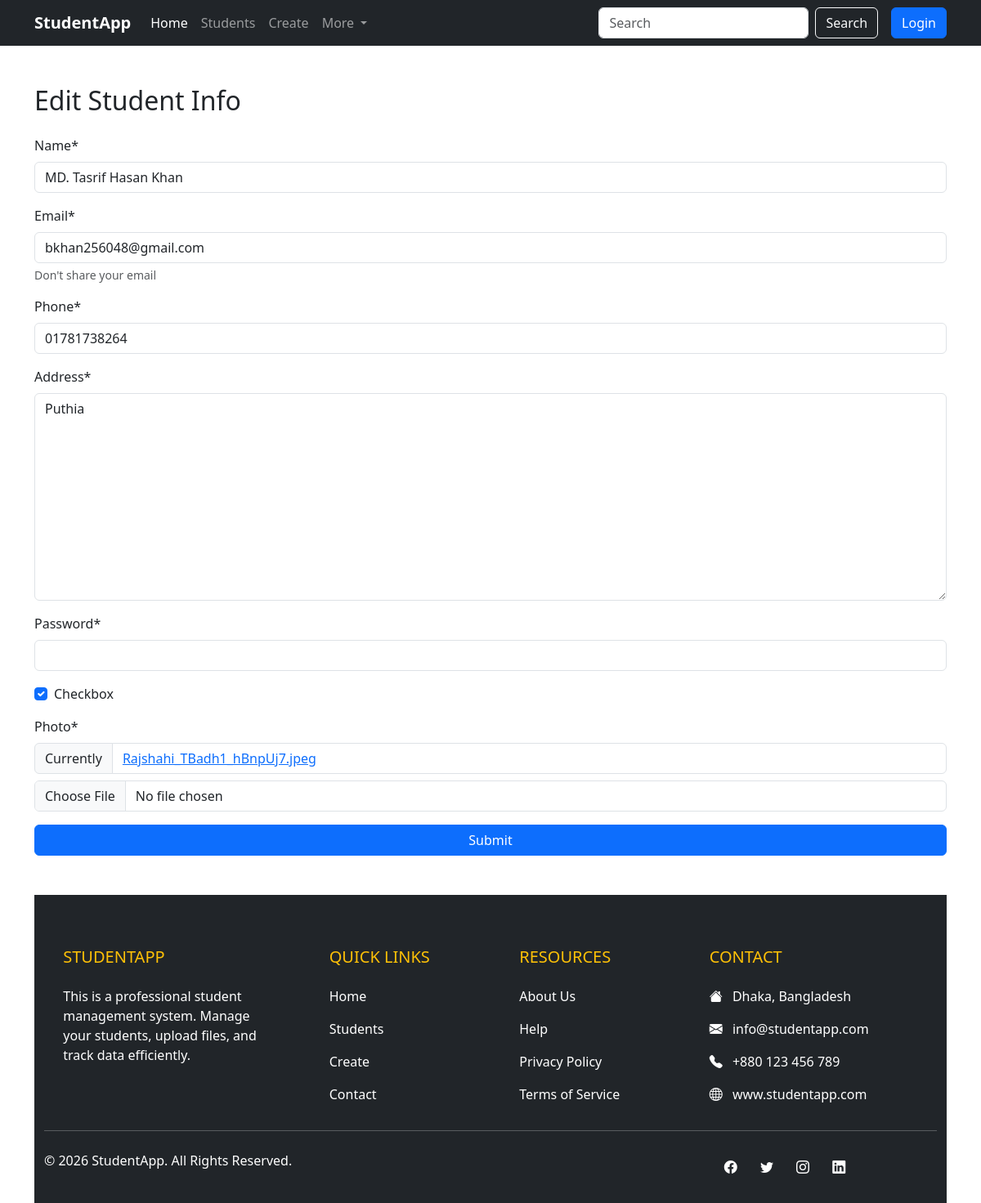
/update/2/, run on an earlier commit of the app's database.
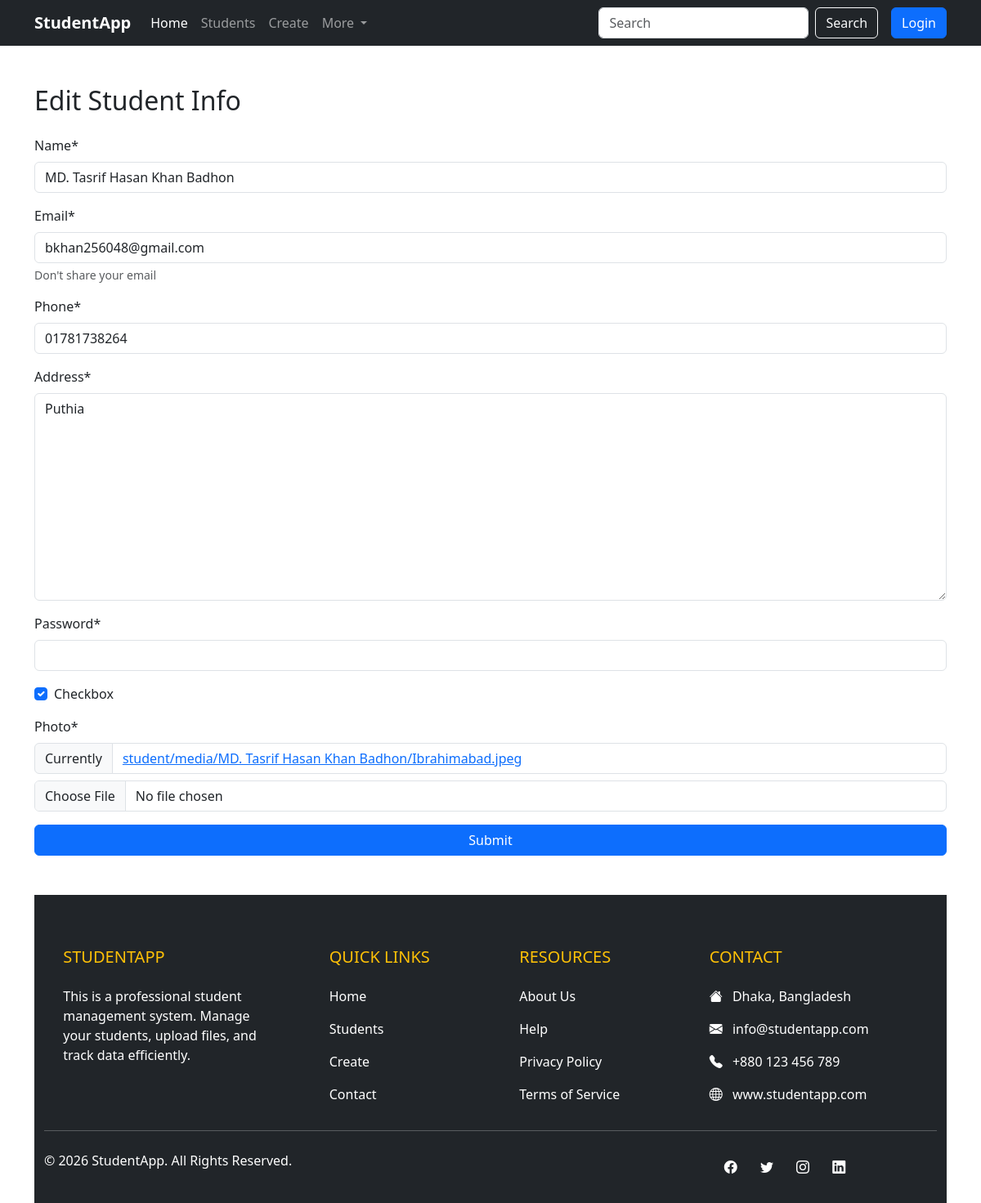
And on a later commit of the database.
### student/models.py (models this page shows, shortened)
class Student(models. Model):
    name = models.CharField( max_length=50)
    email = models.EmailField()
    phone = models.CharField(max_length=11)
    address = models.TextField(max_length=150)
    password = models.CharField(max_length=15)
    checkbox = models.BooleanField(default=False)
    photo = models.FileField(upload_to=file_save_path, default=None, null=True)

### student/views.py (the view)
# urls.py: path('update/<int:id>/', views.update_student, name='update'),
def update_student(request,id):
    student = models.Student.objects.get(id=id)
    form = forms.StudentForm(instance=student)
    if request.method == 'POST':
        form = forms.StudentForm(request.POST, request.FILES, instance=student)
        if form.is_valid():
            form.save()
            return redirect('students')
    return render(request, 'student/update_student.html', {'form':form})

### student/forms.py
class StudentForm(forms.ModelForm):
    password = forms.CharField(widget=forms.PasswordInput())
    class Meta:
        model = models.Student
        fields = '__all__'
        lables = {
            'name' : "Full Name",
            'email' : "Email address",
            'phone' : "Phone number",
            'photo' : "Upload File",
        }
        help_texts = {
            'email': "Don't share your email",
            'password': "Password is your secqurity.",
        }

### student/templates/student/update_student.html (shortened to what the changed rows need)
{%load crispy_forms_tags %}
<!DOCTYPE html>
<html lang="en">
<head>
    <link href="https://cdn.jsdelivr.net/npm/bootstrap@5.0.2/dist/css/bootstrap.min.css" rel="stylesheet">
    <link href="https://cdn.jsdelivr.net/npm/bootstrap@5.3.2/dist/css/bootstrap.min.css" rel="stylesheet">
<link href="https://cdn.jsdelivr.net/npm/bootstrap-icons@1.10.5/font/bootstrap-icons.css" rel="stylesheet">
</head>
<body>
   <div class="container mt-5">
    <h2 class="mb-4">Edit Student Info</h2>
    <form method="POST" enctype="multipart/form-data" novalidate>
        {{ form | crispy }}
    </form>
</div>
</body>
</html>

What changed in the data, as far as the page shows it:
changed Student "bkhan256048@gmail.com": name "MD. Tasrif Hasan Khan" → "MD. Tasrif Hasan Khan Badhon"
Also different on the page:
text no longer shown: "Name * Email * Don't share your email Phone * Address * Password * Checkbox Photo * Currently Rajshahi_TBadh1_hBnpUj7.jpeg"
text now shown: "Name * Email * Don't share your email Phone * Address * Password * Checkbox Photo * Currently student/media/MD. Tasrif Hasan Khan Badhon/Ibrahimabad.jpeg"
